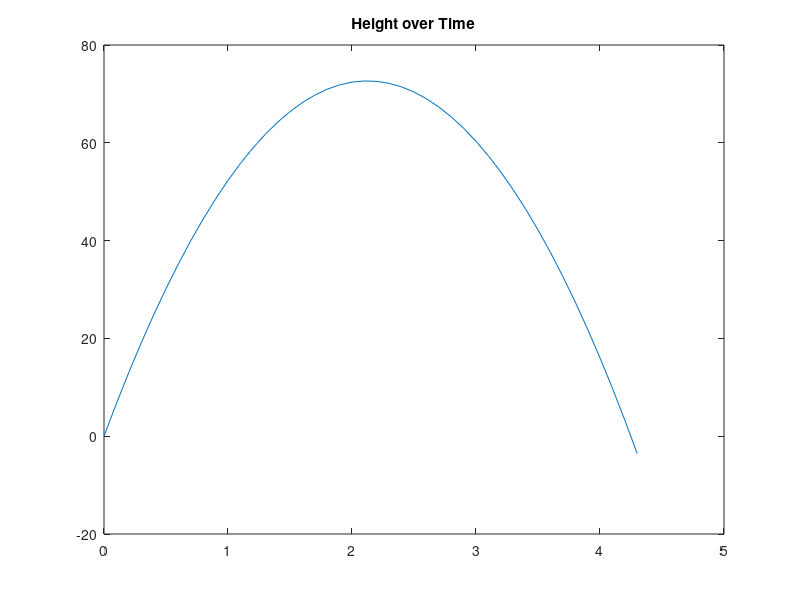
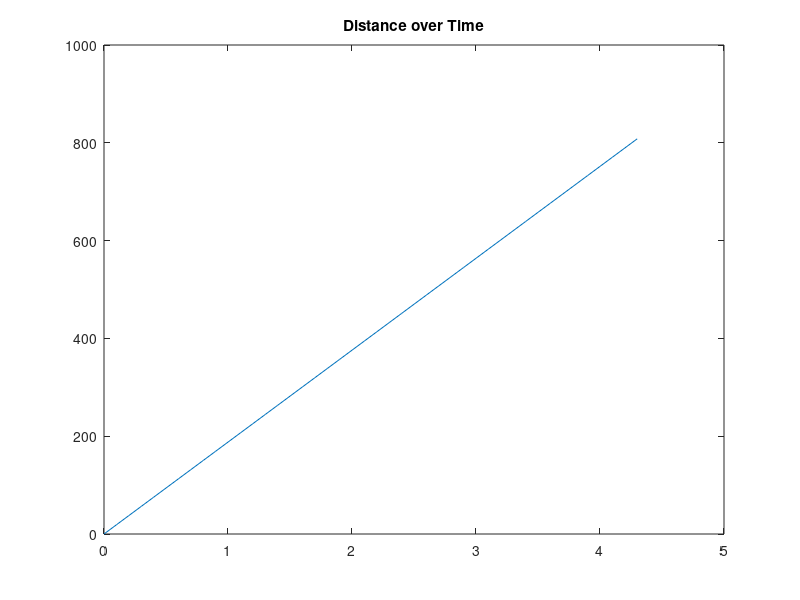
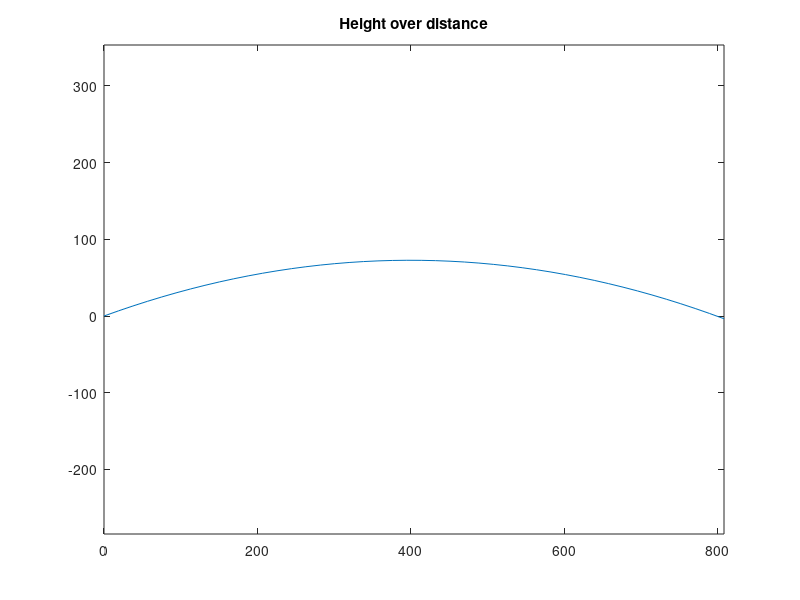

Write MATLAB code to recreate these figures, in order.
clear;
hold off;
%Constants are given
v=200;
T=20;
g=32.2;
h(1)=0;
%Varibles that will change
t(1)=0;
i=1;
%While loop repeats until the object has hit the ground
while h>=0;
    i=i+1;
    t(i)=t(i-1)+.1;
    h(i)=v*t(i)*sind(T)-.5*g*t(i)^2;
    x(i)=v*t(i)*cosd(T);
end;
%Graphs are plotted
plot(t,h)
title('Height over Time')

figure
plot(t,x)
title('Distance over Time')

figure
plot(x,h)
title('Height over distance')
axis equal
axis tight